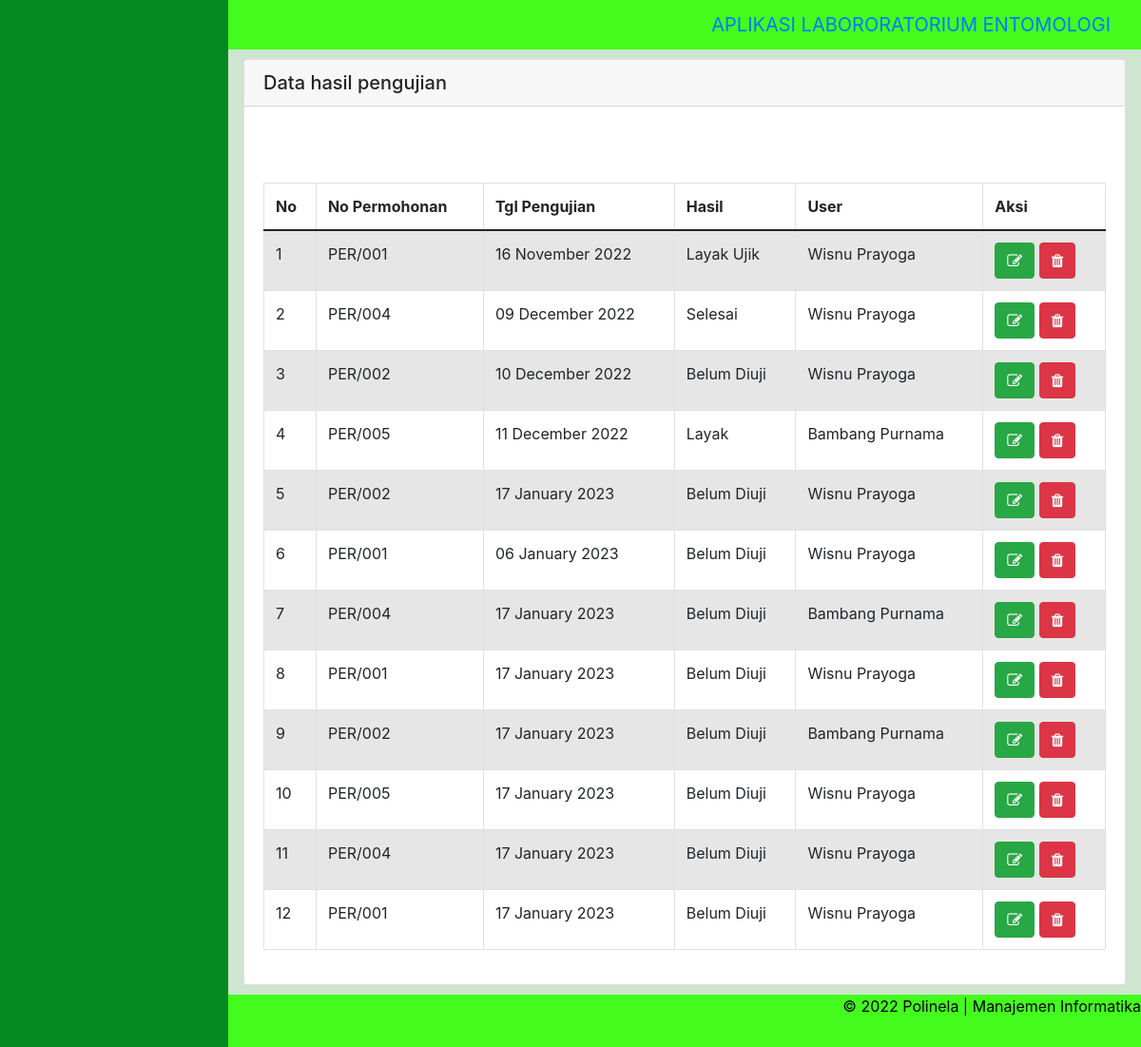
The app's page /index.php/pengujian with its own data.
### tables this page shows
CREATE TABLE `pengujian` (
  `id_pengujian` int(11) NOT NULL,
  `id_permohonan` int(11) NOT NULL,
  `tgl_pengujian` date NOT NULL,
  `hasil` varchar(50) NOT NULL,
  `id_user` int(11) NOT NULL
);

CREATE TABLE `permohonan` (
  `id_permohonan` int(11) NOT NULL,
  `no_permohonan` varchar(50) NOT NULL,
  `tgl_permohonan` date NOT NULL,
  `id_sampel` int(11) NOT NULL,
  `jumlah` int(11) NOT NULL,
  `berat` int(11) NOT NULL,
  `id_asal` int(11) NOT NULL,
  `id_tujuan` int(11) NOT NULL,
  `id_metode` int(11) NOT NULL,
  `id_user` int(11) NOT NULL
);

CREATE TABLE `user` (
  `id_user` int(11) NOT NULL,
  `nama` varchar(50) NOT NULL,
  `username` varchar(50) NOT NULL,
  `password` varchar(50) NOT NULL,
  `level` varchar(50) NOT NULL
);

### application/controllers/Pengujian.php (called while the page is built, shortened)
<?php
class pengujian extends CI_Controller {
	public function __construct()
	{
		$this->load->model('M_Pengujian');
		$this->load->model('M_Status');
		$this->load->model('M_Permohonan');
		$this->load->model('M_User');
		$this->load->model('M_Kaji_Ulang');
		$this->load->model('M_Respon');
	}
	public function index()
	{
		$queryAllpengujian = $this->M_Pengujian->getDataPengujian();
		$queryAllPermohonan = $this->M_Permohonan->getDataPermohonan();
		$queryAllUser = $this->M_User->getDataUser();
		$Data = array(	'queryAllUji'=> $queryAllpengujian,
						'queryAllPmh'=> $queryAllPermohonan,
						'queryAllUsr'=> $queryAllUser
						);
		$this->load->view('v_pengujian',$Data);
	}
}

### index.php (called while the page is built, shortened)
<?php
require_once BASEPATH.'core/CodeIgniter.php';

### application/models/M_Permohonan.php (called while the page is built, shortened)
<?php
class M_Permohonan extends CI_Model {
	function getDataPermohonan(){
		$query = $this->db->get('permohonan');
		return $query->result();
	}
}

### application/models/M_Pengujian.php (called while the page is built, shortened)
<?php
class M_Pengujian extends CI_Model
{
	function getDataPengujian()
	{
		$query = $this->db->get('pengujian');
		return $query->result();
	}
}

### application/models/M_User.php (called while the page is built, shortened)
<?php
class M_User extends CI_Model {
	function getDataUser(){
		$query = $this->db->get('user');
		return $query->result();
	}
}

### application/views/v_pengujian.php (the view, shortened to what this page needs)
?><!DOCTYPE html>
<html lang="en">
<head>
</head>
<body >
	<div class="wrapper-konten">
		<div class="card">
			<h5 class="card-header">Data hasil pengujian</h5>
			<div class="card-body">
				<br>
				<br>
				<table id="example" class="table table-striped table-bordered" cellspacing="0" width="100%">
					<thead>
						<tr>
							<th class="th-sm">No</td>
							<th class="th-sm">No Permohonan</td>
							<th class="th-sm">Tgl Pengujian</td>
							<th class="th-sm">Hasil</td>
							<th class="th-sm">User</td>
							<th class="th-sm">Aksi</td>
						</tr>
					</thead>
					<tbody>
						<?php
						$count=0;
						foreach ($queryAllUji as $row){
							$count = $count+1;
							?>
							<tr>
								<td><?php echo $count ?></td>
								<?php
								foreach ($queryAllPmh as $row1){
									if ($row1->id_permohonan ==$row->id_permohonan) {
										?>
										<td><?php echo $row1->no_permohonan ?></td>
								<?php }}   ?>
								<td><?php echo date('d F Y', strtotime($row->tgl_pengujian)) ?></td>
								<td><?php echo $row->hasil ?></td>
									<?php
								foreach ($queryAllUsr as $row5){
									if ($row5->id_user ==$row->id_user) {
											?>
											<td><?php echo $row5->nama ?></td>
									<?php } }?>
								<td>
								<a href="<?php echo base_url('pengujian/halaman_edit') ?>/<?php echo $row->id_pengujian ?>"><button type="button" class="btn btn-success"><i class="fa fa-pencil-square-o" aria-hidden="true"></i></button></a>
								<button type="button" class="btn btn-danger"  onclick="Swal.fire({
											title: 'Peringatan!!',
											text: 'Apakah anda yakin ingin menghapus data?',
											icon: 'warning',
											showCancelButton: true,
											confirmButtonColor: '#3085d6',
											cancelButtonColor: '#d33',
											confirmButtonText: 'Ya, Hapus!'
										}).then((result) => {
											if (result.isConfirmed) {
												window.location.href='pengujian/fungsiDelete_Uji/<?php echo $row->id_pengujian?>';
												Swal.fire(
													'Dihapus!',
													'Data Berhasil Dihapus.',
													'success'
													)
											}
										})">
										<i class="fa fa-trash" aria-hidden="true"></i>
									</button></td>
							</tr>
						<?php } ?>
					</tbody>
				</table>
			</div>
		</div>
	</div>
</body>
</html>

### assets/css/style-kontens.css (style rules this page uses)
.wrapper-konten { margin-left: 20%; padding: 10px 16px; min-height: 33rem; background-color: #cee5d0; }

### records on screen
pengujian: tgl_pengujian "16 November 2022", hasil "Layak Ujik"
permohonan: no_permohonan "PER/001"
user: nama "Wisnu Prayoga"
pengujian: tgl_pengujian "09 December 2022", hasil "Selesai"
permohonan: no_permohonan "PER/004"
pengujian: tgl_pengujian "10 December 2022", hasil "Belum Diuji"
permohonan: no_permohonan "PER/002"
pengujian: tgl_pengujian "11 December 2022", hasil "Layak"
permohonan: no_permohonan "PER/005"
user: nama "Bambang Purnama"
pengujian: tgl_pengujian "17 January 2023", hasil "Belum Diuji"
pengujian: tgl_pengujian "06 January 2023", hasil "Belum Diuji"
pengujian: tgl_pengujian "17 January 2023", hasil "Belum Diuji"
pengujian: tgl_pengujian "17 January 2023", hasil "Belum Diuji"
pengujian: tgl_pengujian "17 January 2023", hasil "Belum Diuji"
pengujian: tgl_pengujian "17 January 2023", hasil "Belum Diuji"
pengujian: tgl_pengujian "17 January 2023", hasil "Belum Diuji"
pengujian: tgl_pengujian "17 January 2023", hasil "Belum Diuji"
